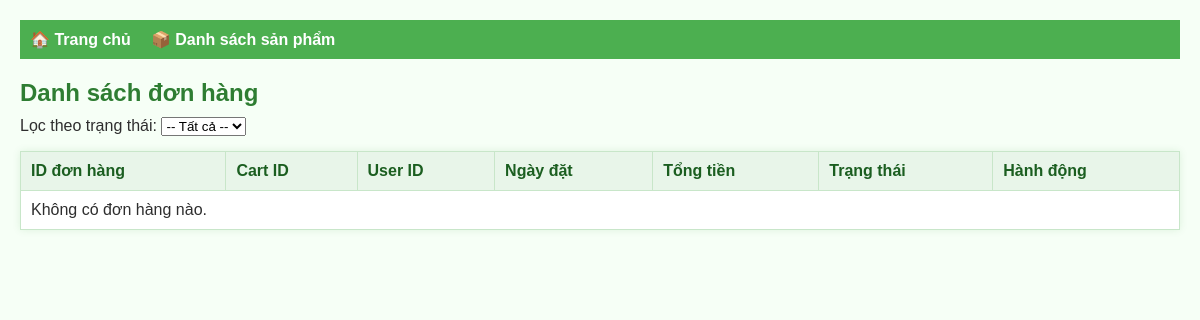
The page /myorder/myorder.php on the database as committed earlier.
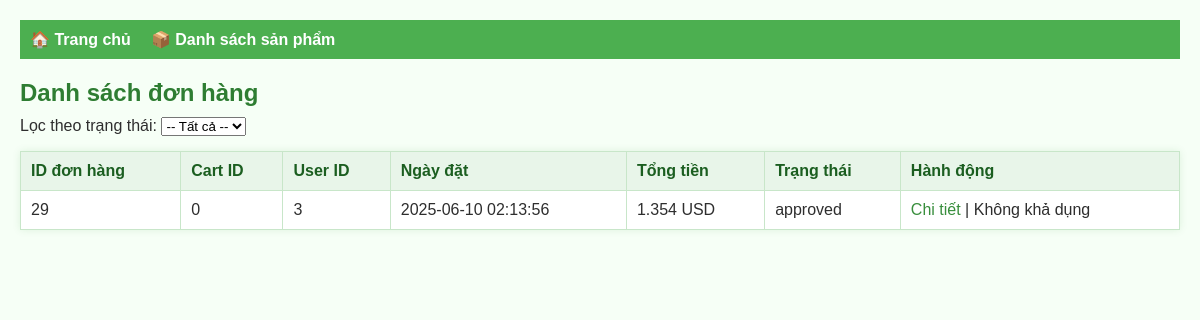
The same page on the database as committed later.
### tables this page shows
CREATE TABLE `orders` (
  `order_id` int(11) NOT NULL,
  `cart_id` int(11) NOT NULL,
  `user_id` int(11) NOT NULL,
  `order_date` datetime NOT NULL DEFAULT current_timestamp(),
  `total_price` decimal(10,2) NOT NULL,
  `status` enum('pending','approved','rejected') NOT NULL DEFAULT 'pending'
);

### myorder/myorder.php (the view, shortened to what this page needs)
<!DOCTYPE html>
<html lang="vi">
<head>
    <link rel="stylesheet" href="style1.css">
</head>
<body>
<header style="background-color: #4caf50; padding: 10px;">
    <nav style="display: flex; gap: 20px;">
        <a href="../homePage/HomePage.php" style="color: white; text-decoration: none; font-weight: bold;">🏠 Trang chủ</a>
        <a href="../myproduct/index.php" style="color: white; text-decoration: none; font-weight: bold;">📦 Danh sách sản phẩm</a>
    </nav>
</header>
<h2>Danh sách đơn hàng</h2>
<form method="GET" style="margin-top: 10px;">
    <label for="status">Lọc theo trạng thái: </label>
    <select name="status" id="status" onchange="this.form.submit()">
        <option value="">-- Tất cả --</option>
    </select>
</form>
<?php
require 'config.php';
$limit = 10;
$page = isset($_GET['page']) && is_numeric($_GET['page']) ? max(1, (int)$_GET['page']) : 1;
$offset = ($page - 1) * $limit;
$status_filter = '';
$count_sql = "SELECT COUNT(*) AS total FROM orders $status_filter";
$count_result = $conn->query($count_sql);
$sql = "SELECT * FROM orders $status_filter ORDER BY order_date DESC LIMIT $limit OFFSET $offset";
$result = $conn->query($sql);
?>
<table border="1" cellpadding="8" cellspacing="0" style="margin-top: 10px;">
    <tr>
        <th>ID đơn hàng</th>
        <th>Cart ID</th>
        <th>User ID</th>
        <th>Ngày đặt</th>
        <th>Tổng tiền</th>
        <th>Trạng thái</th>
        <th>Hành động</th>
    </tr>
    <?php if ($result && $result->num_rows > 0): ?>
        <?php while ($row = $result->fetch_assoc()): ?>
            <tr>
                <td><?= $row['order_id'] ?></td>
                <td><?= $row['cart_id'] ?></td>
                <td><?= $row['user_id'] ?></td>
                <td><?= $row['order_date'] ?></td>
                <td><?= number_format($row['total_price'], 0, ',', '.') ?> USD</td>
                <td><?= $row['status'] ?></td>
                <td>
                    <a href="order_detail.php?id=<?= $row['order_id'] ?>">Chi tiết</a> |
                    <?php if ($row['status'] === 'pending'): ?>
                        <a href="approve_order.php?id=<?= $row['order_id'] ?>" onclick="return confirm('Duyệt đơn hàng này?')">Duyệt</a> |
                        <a href="reject_order.php?id=<?= $row['order_id'] ?>" onclick="return confirm('Từ chối đơn hàng này?')">Từ chối</a>
                    <?php else: ?>
                        Không khả dụng
                    <?php endif; ?>
                </td>
            </tr>
        <?php endwhile; ?>
    <?php else: ?>
        <tr><td colspan="7">Không có đơn hàng nào.</td></tr>
    <?php endif; ?>
</table>
</body>
</html>

Rows that differ between the two databases and show on the page:
added orders: order_id "29", cart "0", user "3", order_date "2025-06-10 02:13:56", total_price "1.354", status "approved", shows "Không khả dụng"
Other text that changed with them:
text no longer shown: "Không có đơn hàng nào."
